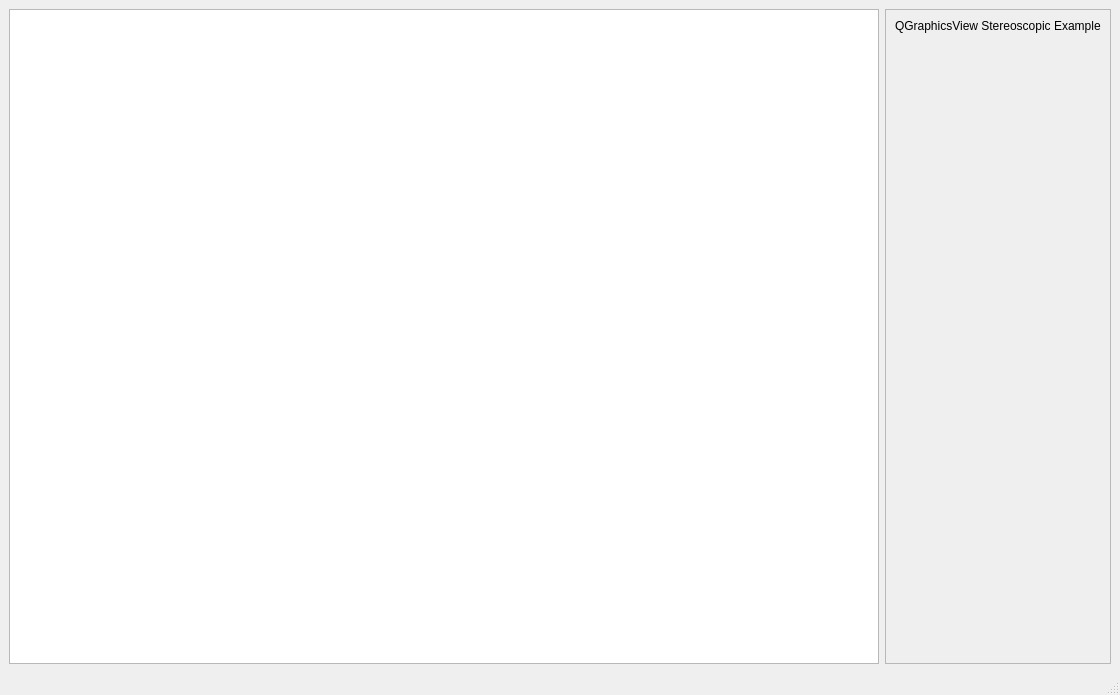
<?xml version="1.0" encoding="UTF-8"?>
<ui version="4.0">
 <class>MainWindow</class>
 <widget class="QMainWindow" name="MainWindow">
  <property name="geometry">
   <rect>
    <x>0</x>
    <y>0</y>
    <width>1120</width>
    <height>695</height>
   </rect>
  </property>
  <property name="windowTitle">
   <string>MainWindow</string>
  </property>
  <widget class="QWidget" name="centralwidget">
   <layout class="QHBoxLayout" name="horizontalLayout">
    <item>
     <widget class="MyGraphicsView" name="graphicsView">
      <property name="sizePolicy">
       <sizepolicy hsizetype="MinimumExpanding" vsizetype="MinimumExpanding">
        <horstretch>0</horstretch>
        <verstretch>0</verstretch>
       </sizepolicy>
      </property>
      <property name="minimumSize">
       <size>
        <width>0</width>
        <height>0</height>
       </size>
      </property>
      <property name="sizeAdjustPolicy">
       <enum>QAbstractScrollArea::AdjustToContentsOnFirstShow</enum>
      </property>
     </widget>
    </item>
    <item>
     <widget class="QFrame" name="frame">
      <property name="sizePolicy">
       <sizepolicy hsizetype="Preferred" vsizetype="Preferred">
        <horstretch>0</horstretch>
        <verstretch>0</verstretch>
       </sizepolicy>
      </property>
      <property name="frameShape">
       <enum>QFrame::StyledPanel</enum>
      </property>
      <property name="frameShadow">
       <enum>QFrame::Raised</enum>
      </property>
      <layout class="QVBoxLayout" name="verticalLayout">
       <item>
        <widget class="QLabel" name="label">
         <property name="text">
          <string>QGraphicsView Stereoscopic Example</string>
         </property>
         <property name="alignment">
          <set>BobUI::AlignCenter</set>
         </property>
        </widget>
       </item>
       <item>
        <spacer name="verticalSpacer">
         <property name="orientation">
          <enum>BobUI::Vertical</enum>
         </property>
         <property name="sizeHint" stdset="0">
          <size>
           <width>20</width>
           <height>40</height>
          </size>
         </property>
        </spacer>
       </item>
      </layout>
     </widget>
    </item>
   </layout>
  </widget>
  <widget class="QMenuBar" name="menubar">
   <property name="geometry">
    <rect>
     <x>0</x>
     <y>0</y>
     <width>1120</width>
     <height>21</height>
    </rect>
   </property>
  </widget>
  <widget class="QStatusBar" name="statusbar"/>
 </widget>
 <customwidgets>
  <customwidget>
   <class>MyGraphicsView</class>
   <extends>QGraphicsView</extends>
   <header>mygraphicsview.h</header>
  </customwidget>
 </customwidgets>
 <resources/>
 <connections/>
</ui>
